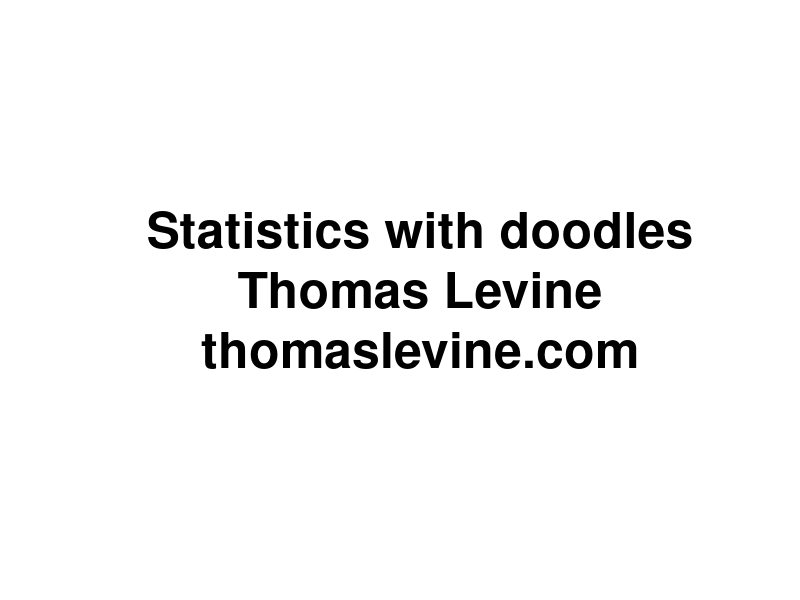
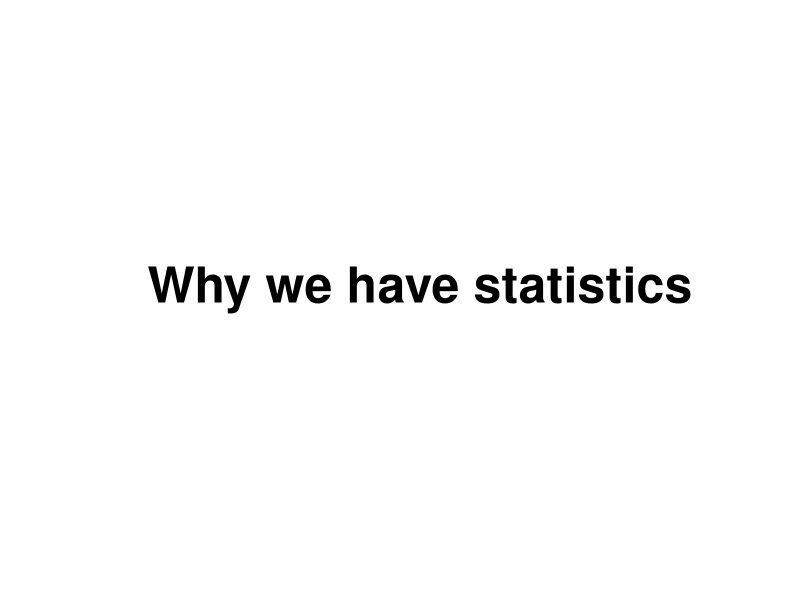
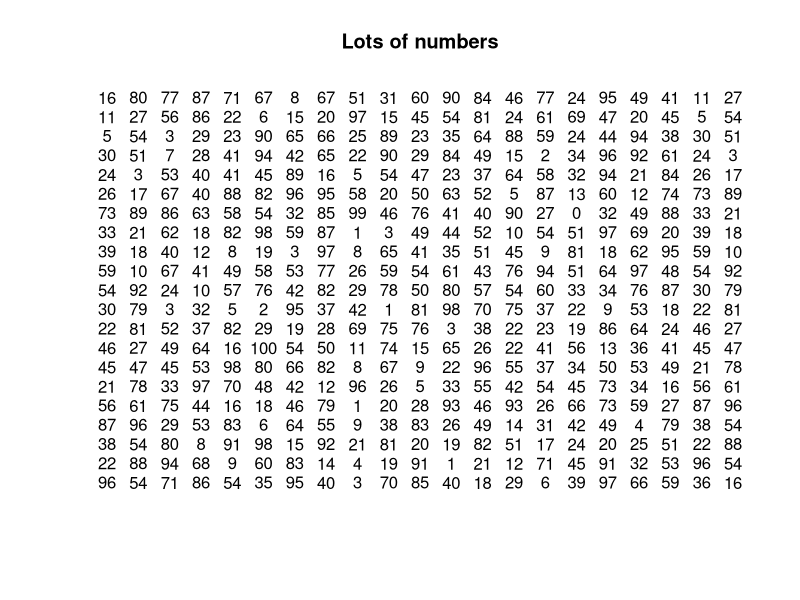
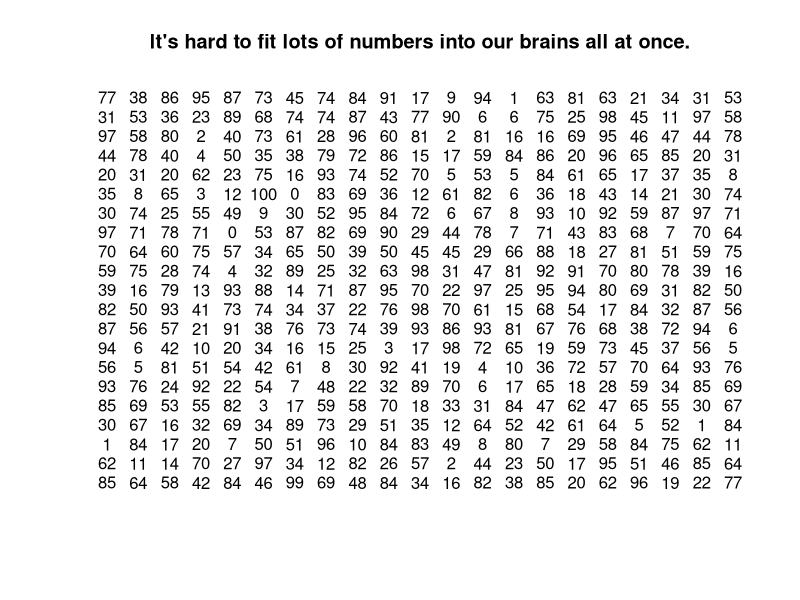
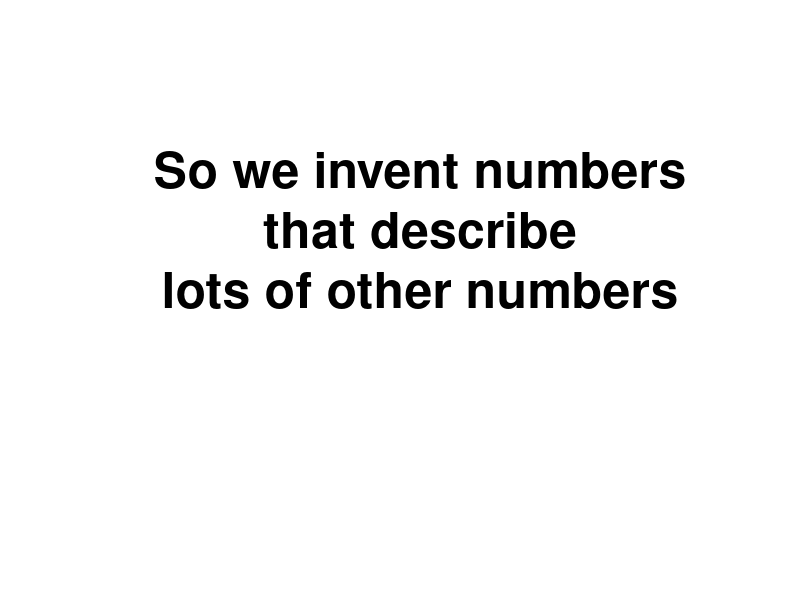
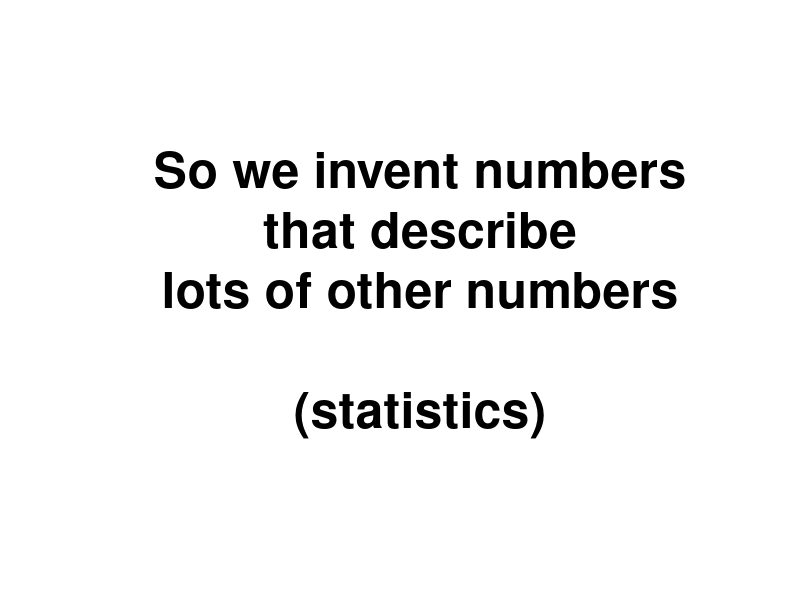
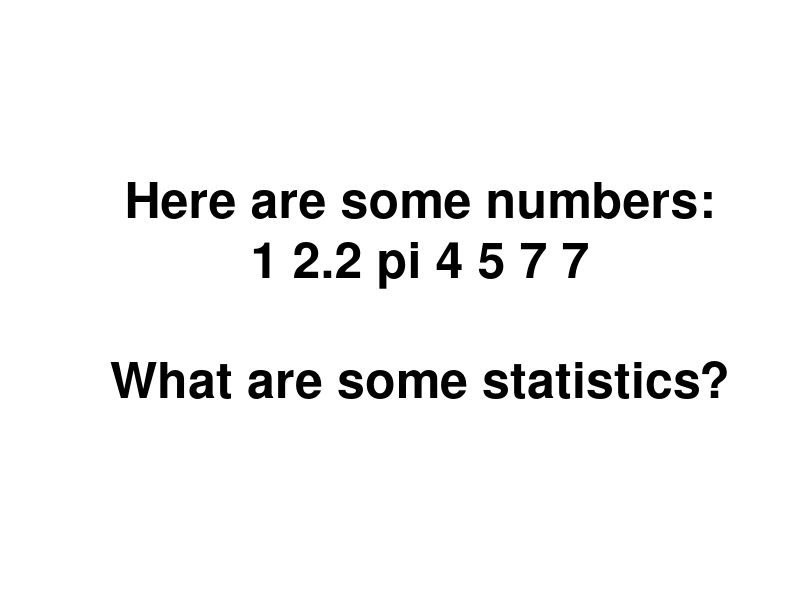
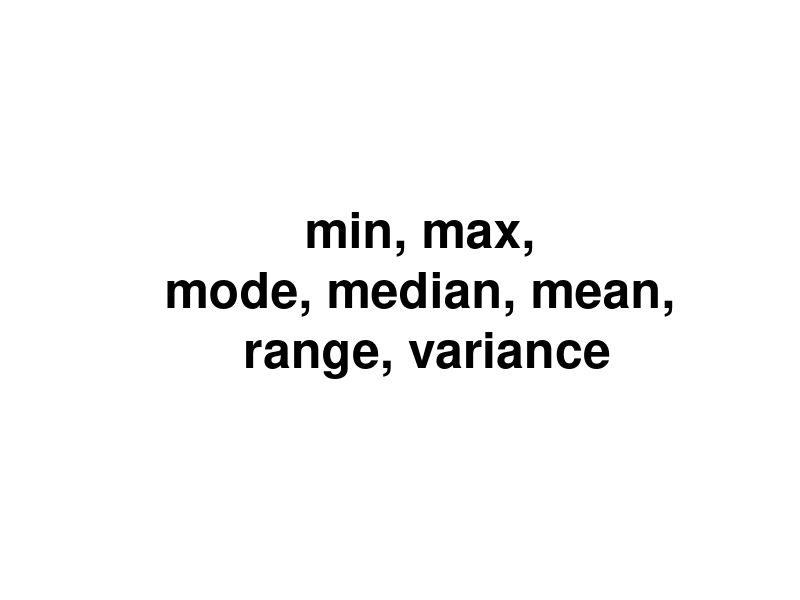

Write the R code that produced these figures, in order.
attach(iris)
attach(na.omit(airquality))
attach(cars)

baseplot <- function(main, ...) {
  plot(..., type = 'p', bty = 'n',
    main = main, pch = 21, bg = 'grey', col = NULL,
    col.axis = 'grey', col.lab = 'grey', col.main = 'grey', fg = 'grey')
}
irisplot <- function(main) {
  baseplot(main, Petal.Length ~ Petal.Width)
}

meanplot <- function(main) {
  irisplot(main)
  abline(h = mean(Petal.Length), lty = 2)
  abline(v = mean(Petal.Width), lty = 2)
}

interjection <- function(main) {
  plot.new()
  text(0.5, 0.5, cex = 3, label = main, font = 2)
}

blue <-  rgb(0,0,1,.5)

a <- sd(Petal.Length)
b <- sd(Petal.Width)
ab <- max(a,b)

corbase <- function(main = '', low = -1) {
  plot(c(low * ab,ab),c(low * ab,ab),main = main, type = 'n', axes = F, xlab = '', ylab = '', asp = 1)
  rect(xright = 0, ybottom = 0, xleft = -a, ytop = a, col = 'grey', lty = 'blank')
  text(-a/2,a/2,'var(Petal.Width)')
  rect(xleft = 0, ytop = 0, xright = b, ybottom = -b, col = 'grey', lty = 'blank')
  text(b/2,-b/2,'var(Petal.Length)')
}

rand <- data.frame(x = rnorm(100), y = rnorm(100))
r <-  cor(Petal.Length,Petal.Width)

# ----------------

statistics <- function() {
# Introduction
interjection('Why we have statistics')

plot(c(-1,1),c(-1,1),xlab='',ylab='',type='n',axes=F,main='Lots of numbers')
text(rep(seq(-1,1,.1),each=21),rep(seq(-1,1,.1),21),round(100*runif(400)))


plot(c(-1,1),c(-1,1),xlab='',ylab='',type='n',axes=F,main='It\'s hard to fit lots of numbers into our brains all at once.')
text(rep(seq(-1,1,.1),each=21),rep(seq(-1,1,.1),21),round(100*runif(400)))

interjection('So we invent numbers\nthat describe\nlots of other numbers\n\n')
interjection('So we invent numbers\nthat describe\nlots of other numbers\n\n(statistics)')

interjection('Here are some numbers:\n1 2.2 pi 4 5 7 7\n\nWhat are some statistics?')
interjection('min, max,\nmode, median, mean,\n range, variance')
interjection('how many integers,\nwhether the numbers are sorted\n&c.')
interjection('')
interjection('Measuring linear relationships')
}

linear.relationships <- function() {
# Three datasets
irisplot('Two iris variables that move together')

baseplot('Two air quality variables that move oppositely', Ozone ~ Wind) 

baseplot('Normal random noise', rand$y ~ rand$x)
}

covariance <- function() {
# Motivation for covariance
interjection('We want a number\nthat describes\nwhether two variables\nmove together.')

irisplot('It should be high for these variables')

rand <- data.frame(x = rnorm(100), y = rnorm(100))
baseplot('It should be low for these variables', Ozone ~ Wind) 

baseplot('It should be near zero for these variables', rand$y ~ rand$x)

# Computing covariance
interjection('Covariance')

irisplot('The iris variables')

meanplot('Find the means')

meanplot('Draw a rectangle')
rect(xleft = mean(Petal.Width),
     ybottom = mean(Petal.Length),
     xright = Petal.Width[c(44,72)],
     ytop = Petal.Length[c(44,72)])

irisplot('Draw all the rectangles')
valence <- (Petal.Length - mean(Petal.Length)) *
           (Petal.Width - mean(Petal.Width)) > 0
rect(xleft = mean(Petal.Width),
     ybottom = mean(Petal.Length),
     xright = Petal.Width,
     ytop = Petal.Length,
     col = rgb(1-valence, 0, valence,.1),
     lty = 'blank')

irisplot('Why did I color them blue and red?')
valence <- (Petal.Length - mean(Petal.Length)) *
           (Petal.Width - mean(Petal.Width)) > 0
rect(xleft = mean(Petal.Width),
     ybottom = mean(Petal.Length),
     xright = Petal.Width,
     ytop = Petal.Length,
     col = rgb(1-valence, 0, valence,.1),
     lty = 'blank')

irisplot('Why did I color them blue and red?')
valence <- (Petal.Length - mean(Petal.Length)) *
           (Petal.Width - mean(Petal.Width)) > 0
rect(xleft = mean(Petal.Width),
     ybottom = mean(Petal.Length),
     xright = Petal.Width,
     ytop = Petal.Length,
     col = rgb(1-valence, 0, valence,.1),
     lty = 'blank')
text(x = max(Petal.Width), y = max(Petal.Length), pos = 2, label = 'Evidence of\nmovement together')
text(x = min(Petal.Width), y = min(Petal.Length), pos = 4, label = 'Evidence of\nmovement together')
text(x = max(Petal.Width), y = min(Petal.Length), pos = 2, label = 'Evidence of\nmovement oppositely')
text(x = min(Petal.Width), y = max(Petal.Length), pos = 4, label = 'Evidence of\nmovement oppositely')

plot(c(-1,1),c(-1,1),main = 'Add the blues together. (This is at a different scale.)',
  type = 'n', axes = F, xlab = '', ylab = '')
rect(xleft = -1, ybottom = -1, xright = 1, ytop = 1, lty = 'blank', col = 'blue')

plot(c(-1,1),c(-1,1),main = 'Add the reds together.',
  type = 'n', axes = F, xlab = '', ylab = '')
rect(xleft = -1, ybottom = -1, xright = 1, ytop = 1, lty = 'blank', col = 'blue')
rect(xleft = .8, ybottom = -1, xright = 1, ytop = -.8, lty = 'blank', col = 'red')

plot(c(-1,1),c(-1,1),main = 'Subtract the reds.',
  type = 'n', axes = F, xlab = '', ylab = '')
rect(xleft = -1, ybottom = -1, xright = 1, ytop = 1, lty = 'blank', col = 'blue')
rect(xleft = .8, ybottom = -1, xright = 1, ytop = -.8, lty = 'blank', col = 'white')

plot(c(-1,1),c(-1,1),main = 'Divide into as many equal pieces as we have irises (n).',
  type = 'n', axes = F, xlab = '', ylab = '')
rect(xleft = -1, ybottom = -1, xright = 1, ytop = 1, lty = 'blank', col = 'blue')
rect(xleft = .8, ybottom = -1, xright = 1, ytop = -.8, lty = 'blank', col = 'white')
abline(v = 2 * (-.5 + ((1:nrow(iris))/nrow(iris))))

plot(c(-1,1),c(-1,1),main = 'This blue sliver is the covariance.',
  type = 'n', axes = F, xlab = '', ylab = '')
rect(xleft = -.3, xright = -.3 + (.5/nrow(iris)), ybottom = -1, ytop = 1,
  col = 'blue', lty = 'blank')
}

covariance.notpositive <- function() {
irisplot('What if we have more red than blue?')
valence <- (Ozone - mean(Ozone)) *
           (Wind - mean(Wind)) > 0
rect(xleft = mean(Wind),
     ybottom = mean(Ozone),
     xright = Wind,
     ytop = Ozone,
     col = rgb(1-valence, 0, valence,.1),
     lty = 'blank')

plot(c(-1,1),c(-1,1),main = 'Add the blues together. (This is at a different scale.)',
  type = 'n', axes = F, xlab = '', ylab = '')
rect(xleft = -1, ybottom = .8, xright = -.8, ytop = 1, lty = 'blank', col = 'blue')

plot(c(-1,1),c(-1,1),main = 'Add the reds together.',
  type = 'n', axes = F, xlab = '', ylab = '')
rect(xleft = -1, ybottom = -1, xright = 1, ytop = 1, lty = 'blank', col = 'red')
rect(xleft = -1, ybottom = .8, xright = -.8, ytop = 1, lty = 'blank', col = 'blue')

plot(c(-1,1),c(-1,1),main = 'Subtract the reds.',
  type = 'n', axes = F, xlab = '', ylab = '')
rect(xleft = -1, ybottom = -1, xright = 1, ytop = 1, lty = 'blank', col = 'red')
rect(xleft = -1, ybottom = .8, xright = -.8, ytop = 1, lty = 'blank', col = 'white')

plot(c(-1,1),c(-1,1),main = 'Divide into as many equal pieces as we have irises (n).',
  type = 'n', axes = F, xlab = '', ylab = '')
rect(xleft = -1, ybottom = -1, xright = 1, ytop = 1, lty = 'blank', col = 'red')
rect(xleft = -1, ybottom = .8, xright = -.8, ytop = 1, lty = 'blank', col = 'white')
abline(v = 2 * (-.5 + ((1:nrow(iris))/nrow(iris))))

plot(c(-1,1),c(-1,1),main = 'This red sliver is the covariance.',
  type = 'n', axes = F, xlab = '', ylab = '')
rect(xleft = -.3, xright = -.3 + (.5/nrow(iris)), ybottom = -1, ytop = 1,
  col = 'red', lty = 'blank')

plot(c(-1,1),c(-1,1),main = 'This red sliver is the covariance.',
  type = 'n', axes = F, xlab = '', ylab = '')
rect(xleft = -.3, xright = -.3 + (.5/nrow(iris)), ybottom = -1, ytop = 1,
  col = 'red', lty = 'blank')
text(.3, 0, 'But it\'s negative!')

baseplot('What if we have as much red as blue?', rand$y ~ rand$x)
valence <- (rand$y - mean(rand$y)) *
           (rand$x - mean(rand$x)) > 0
rect(xleft = mean(rand$x),
     ybottom = mean(rand$y),
     xright = rand$x,
     ytop = rand$y,
     col = rgb(1-valence, 0, valence,.1),
     lty = 'blank')

plot(c(-1,1),c(-1,1),main = 'Add the blues together. (This is at a different scale.)',
  type = 'n', axes = F, xlab = '', ylab = '')
rect(xleft = -.45, ybottom = -.45, xright = .55, ytop = .55, lty = 'blank', col = 'blue')

plot(c(-1,1),c(-1,1),main = 'Add the reds together.',
  type = 'n', axes = F, xlab = '', ylab = '')
rect(xleft = -.55, ybottom = -.55, xright = .45, ytop = .45, lty = 'blank', col = 'red')

plot(c(-1,1),c(-1,1),main = 'Subtract the reds.',
  type = 'n', axes = F, xlab = '', ylab = '')
points(0,0)
text(0,-.5, '(Covariance is zero.)')
}

variance <- function() {
# Computing variance
interjection('Variance')
interjection('Variance tells us\nhow spread out\nsome numbers are.')
interjection('1, 4, 8, 10\nvs\n4, 4, 5, 6')
interjection('The variance of a variable is\nthe covariance of the variable\nwith itself.')

irisplot('Our two iris variables from before')
interjection('Let\'s look at just one of them.')
baseplot('The points all fall along the same line.', Petal.Length, Petal.Length, asp = 1)
interjection('Let\'s find the variance of Petal.Length')

baseplot('Draw all the rectangles', Petal.Length, Petal.Length, asp = 1)
rect(xleft = mean(Petal.Length),
     ybottom = mean(Petal.Length),
     xright = Petal.Length,
     ytop = Petal.Length,
     col = rgb(0, 0, 1,.1),
     lty = 'blank')

baseplot('Why no red rectangles?', Petal.Length, Petal.Length, asp = 1)
rect(xleft = mean(Petal.Length),
     ybottom = mean(Petal.Length),
     xright = Petal.Length,
     ytop = Petal.Length,
     col = rgb(0, 0, 1,.1),
     lty = 'blank')

plot(c(-1,1),c(-1,1),main = 'Add the blues together. (This is at a different scale.)',
  type = 'n', axes = F, xlab = '', ylab = '')
rect(xleft = -1, ybottom = -1, xright = 1, ytop = 1, lty = 'blank', col = 'blue')

plot(c(-1,1),c(-1,1),main = 'We have no reds to subtract.',
  type = 'n', axes = F, xlab = '', ylab = '')
rect(xleft = -1, ybottom = -1, xright = 1, ytop = 1, lty = 'blank', col = 'blue')

plot(c(-1,1),c(-1,1),main = 'Divide into as many equal pieces as we have irises (n).',
  type = 'n', axes = F, xlab = '', ylab = '')
rect(xleft = -1, ybottom = -1, xright = 1, ytop = 1, lty = 'blank', col = 'blue')
abline(v = 2 * (-.5 + ((1:nrow(iris))/nrow(iris))))

plot(c(-1,1),c(-1,1),main = 'This blue sliver is the variance.',
  type = 'n', axes = F, xlab = '', ylab = '')
rect(xleft = -.3, xright = -.3 + (.5/nrow(iris)), ybottom = -1, ytop = 1,
  col = 'blue', lty = 'blank')
}

correlation <- function() {
# Correlation
interjection('A problem with covariance')
interjection('Covariance has units!\n\n(x-unit times y-unit)')
interjection('Which relationship is stronger\n(more linear)?')

par(mfrow = 1:2)
.cov <- round(cov(Petal.Length,Petal.Width), 2)
irisplot(paste0('Irises (cov = ', .cov, ' cm^2)'))
.cov <- round(cov(speed,dist), 2)
baseplot(paste0('Cars (cov =', .cov, ' mph*ft)'), speed ~ dist)
par(mfrow = c(1,1))

interjection('Oh noes!')
interjection('We can divide\nthe covariance\nby the variances\nto standardize it.')

corbase()
rect(xleft = 0, ybottom = 0, xright = b, ytop = a, col = 'black', lty = 'blank')
text(b/2,a/2,'sd(Petal.Width)*\nsd(Petal.Length)', col = 'white')

corbase()
rect(xleft = 0, ybottom = 0, xright = b, ytop = a, col = 'black', lty = 'blank')
text(b/2,a/2,'sd(Petal.Width)*\nsd(Petal.Length)', col = 'white')
text(-a/2,-b/2,'The black rectangle is\nlike an average variance.')

corbase()
rect(xleft = 0, ybottom = 0, xright = b, ytop = a, col = 'black', lty = 'blank')
text(b/2,a/2,'sd(Petal.Width)*\nsd(Petal.Length)', col = 'white')
text(-a/2,-b/2,'cov(Petal.Width,Petal.Length)\ncannot be bigger than\nblack rectangle.')

interjection('Why?')

irisplot('Covariance has red rectangles.')
valence <- (Petal.Length - mean(Petal.Length)) *
           (Petal.Width - mean(Petal.Width)) > 0
rect(xleft = mean(Petal.Width),
     ybottom = mean(Petal.Length),
     xright = Petal.Width,
     ytop = Petal.Length,
     col = rgb(1-valence, 0, valence,.1),
     lty = 'blank')

baseplot('Variance doesn\'t have red rectangles.', Petal.Length, Petal.Length, asp = 1)
rect(xleft = mean(Petal.Length),
     ybottom = mean(Petal.Length),
     xright = Petal.Length,
     ytop = Petal.Length,
     col = rgb(0, 0, 1,.1),
     lty = 'blank')

corbase()
rect(xleft = 0, ybottom = 0, xright = b, ytop = a, col = 'black', lty = 'blank')
text(b/2,a/2,'sd(Petal.Width)*\nsd(Petal.Length)', col = 'white')
text(-a/2,-b/2,'cov(Petal.Width,Petal.Length)\ncannot be bigger than\nblack rectangle.')

corbase('Let\'s zoom in.', low = -.05)
rect(xleft = 0, ybottom = 0, xright = b, ytop = a, col = 'black', lty = 'blank')
text(b/2,a/2,'sd(Petal.Width)*\nsd(Petal.Length)', col = 'white')

corbase('Squish covariance vertically into the rectangle.', low = -.05)
rect(xleft = 0, ybottom = 0, xright = b, ytop = a, col = 'black', lty = 'blank')
rect(xleft = 0, ybottom = 0, xright = b, ytop = a * r, col = 'blue', lty = 'blank')

interjection('Correlation (R)\nis the ratio of\nthe small rectangle\nto the big rectangle.')

corbase('Squish covariance vertically into the rectangle.', low = -.05)
rect(xleft = 0, ybottom = 0, xright = b, ytop = a, col = 'black', lty = 'blank')
rect(xleft = 0, ybottom = 0, xright = b, ytop = a * r, col = 'blue', lty = 'blank')
text(b/2,r*a/2,'cov(Petal.Width,\nPetal.Length)', col = 'white', font = 2)
text(0, r*a/2, 'R * sd(Petal.Length)', col = 'blue', font = 2, srt = 90, adj = c(0.5,-1))

corbase('Squish covariance horizontally into the rectangle.', low = -.05)
rect(xleft = 0, ybottom = 0, xright = b, ytop = a, col = 'black', font = 2, lty = 'blank')
rect(xleft = 0, ybottom = 0, xright = b * r, ytop = a, col = 'blue', lty = 'blank')
text(r*b/2,a/2,'cov(Petal.Width,\nPetal.Length)', col = 'white', font = 2)
text(b/2, 0, 'R * sd(Petal.Width', adj = c(0.5,1.5), col = 'blue', font = 2)

interjection('People like to\ntalk about R-squared.')

corbase('Intersect the two squished covariance rectangles.', low = -.05)
rect(xleft = 0, ybottom = 0, xright = b, ytop = a, col = 'black', lty = 'blank')
rect(xleft = 0, ybottom = 0, xright = b * r, ytop = a * r, col = 'purple', lty = 'blank')
text(r*b/2,a/2,'cov(Petal.Width, Petal.Length)', col = 'purple')
text(0, r*a/2, 'R ^ 2 * sd(Petal.Length)',srt = 90, pos = 2, col = 'purple', font = 2)
text(r*b/2, 0, 'R ^ 2 * sd(Petal.Width)', adj = c(0.5,1.5), col = 'purple', font = 2)

interjection('What if covariance is negative (red)?')

corbase('R is the same, just negative.', low = -.05)
rect(xleft = 0, ybottom = 0, xright = b, ytop = a, col = 'black', lty = 'blank')
rect(xleft = 0, ybottom = 0, xright = b, ytop = a * r, col = 'red', lty = 'blank')
text(b/2,r*a/2,'cov(Ozone, Wind)', col = 'white', font = 2)
text(0, r*a/2, 'r * sd(Wind)', srt = 90, col = 'red', font = 2, adj = c(.5,-.5))

corbase('R-squared is the same, and it is always positive.', low = -.05)
rect(xleft = 0, ybottom = 0, xright = b, ytop = a, col = 'black', lty = 'blank')
rect(xleft = 0, ybottom = 0, xright = b * r, ytop = a * r, col = 'purple', lty = 'blank')
text(r*b/2,a/2,'cov(Ozone, Wind)', col = 'purple')
text(0, r*a/2, 'r ^ 2 * sd(Wind)', pos = 2, col = 'purple', font = 2, adj = c(.5, -.5), srt = 90)
text(r*b/2, 0, 'r ^ 2 * sd(Ozone)', col = 'purple', font = 2, adj = c(.5,1.5))

corbase('Zoom back out.')
rect(xleft = 0, ybottom = 0, xright = b, ytop = a, col = 'black', lty = 'blank')
rect(xleft = 0, ybottom = 0, xright = b, ytop = a * r, col = 'red', lty = 'blank')
text(b/2,r*a/2,'cov(Ozone,\nWind)', col = 'white', font = 2)
text(0, r*a/2, 'r * sd(Wind)', col = 'red', srt = 90, adj = c(.5,-.5), font = 2)
}

least.squares.regression <- function() {
interjection('If we transform the covariance a bit,\nwe can also make predictions.')
interjection('Let\'s use x to predict y.')
interjection('y = b0  + b1 * x')
interjection('Let\'s invent b1.')
interjection('')
interjection('What values should it have?')
interjection('If covariance is high\nand x is high,\ny should be high.\n\n(b1 is very positive.)')
interjection('If covariance is high\nand x is low,\ny should be low.\n\n(b1 is very negative.)')
interjection('If covariance is low,\nwe have no idea what y is.\n\n(b1 is around zero.)')
interjection('')
interjection('Let\'s think about units again.')

plot(c(-1,1),c(-1,1),main = 'Covariance is an area; its unit is the product of the x and y units.',
  type = 'n', axes = F, xlab = '', ylab = '')
rect(xleft = -.3, xright = -.3 + (.5/nrow(iris)), ybottom = -1, ytop = 1,
  col = 'blue', lty = 'blank')

plot(c(-1,1),c(-1,1),main = 'Variance is a special covariance; its unit is the square of the x unit.',
  type = 'n', axes = F, xlab = '', ylab = '')
rect(xleft = -.3, xright = -.3 + (.5/nrow(iris)), ybottom = -1, ytop = 1,
  col = 'blue', lty = 'blank')

corbase('Correlation is a ratio of areas with the same units.', low = -.05)
rect(xleft = 0, ybottom = 0, xright = b, ytop = a, col = 'black', lty = 'blank')
rect(xleft = 0, ybottom = 0, xright = b, ytop = a * r, col = 'blue', lty = 'blank')

interjection('The unit of b1 must be y-unit/x-unit.')

corbase('Our covariance picture')
rect(xleft = 0, ybottom = 0, xright = b, ytop = a * r, col = 'blue', lty = 'blank')
text(b,r*a/2,'cov(Petal.Width,\nPetal.Length)', col = 'white', font = 2, pos = 2)
text(0, a*2/3, 'R * sd(Petal.Length)', pos = 2, col = 'black', font = 1, srt = 90)

.adj <- cov(Petal.Width,Petal.Length)/sd(Petal.Length)
corbase('Lay the covariance over one of the variances instead.')
rect(xleft = -a, xright = 0, ybottom = a * (1 - .adj), ytop = a, col = 'blue', lty = 'blank')
text(-a/2,a/2,'cov(Petal.Width, Petal.Length)', col = 'white', font = 2)

corbase('Petal.Width = b0 + b1 * Petal.Length')
rect(xleft = -a, xright = 0, ybottom = a * (1 - .adj), ytop = a, col = 'blue', lty = 'blank')
text(-a/2,a/2,'cov(Petal.Width, Petal.Length)', col = 'white', font = 2)
text(0,a/2,'b1 * sd(Petal.Length)', col = 'blue', pos = 4)

.adj <- cov(Petal.Width,Petal.Length)/sd(Petal.Width)
corbase('Lay the covariance over the other variance.')
rect(xleft = 0, xright = b, ybottom = -b, ytop = -b  * (1 - .adj), col = blue, lty = 'blank')
text(0,0,'cov(Petal.Width,\nPetal.Length)', col = 'white', font = 2, pos = 4)

corbase('Petal.Length = b0 + b1 * Petal.Width')
rect(xleft = 0, xright = b, ybottom = -b, ytop = -b  * (1 - .adj), col = blue, lty = 'blank')
text(a/2,0,'b1 * sd(Petal.Length)', col = 'blue', font = 2, srt = -90)
}


thoughtful.thoughts <- function() {
  interjection('A statistic is a number\nthat describes a lot\nof other numbers.')
  interjection('Covariance describes\nthe strength of\nlinear relationships.')
  interjection('Variance describes\nhow spread-out\nsome numbers are.')
  interjection('Correlation is a\nstandardized version\nof covariance.')
  interjection('(Beta coefficients for)\nleast-squares regression\npredict one variable\nbased on another.')
  interjection('')
  interjection('You can pretty much always draw math.')
}

slides <- function() {
  interjection('Statistics with doodles\nThomas Levine\nthomaslevine.com')
  statistics()
  linear.relationships()
  covariance()
  covariance.notpositive()
  interjection('Let\'s review the previous slides quickly.')
  linear.relationships()
  covariance()
  covariance.notpositive()
  interjection('')
  variance()
  interjection('')
  correlation()
  interjection('Remember how this fits in.')
  covariance()
  correlation()
  interjection('')
  least.squares.regression()
  interjection('Let\'s go over that again.')
  linear.relationships()
  covariance()
  covariance.notpositive()
  variance()
  correlation()
  least.squares.regression()
  interjection('')
  thoughtful.thoughts()
}

pdf('doodles.pdf', width = 11, height = 8.5)
slides()
dev.off()
